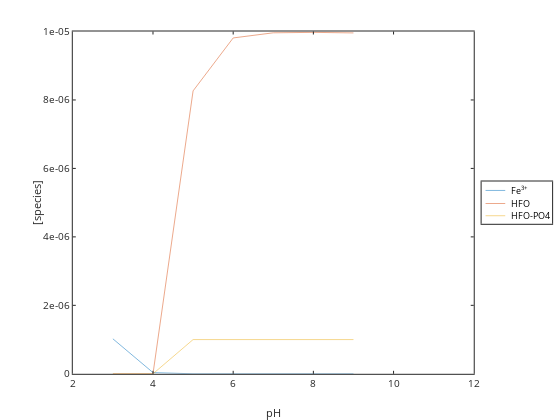

Here is the notebook cell this chart was saved with:
### Code cell
%graphics_toolkit ("notebook"); 
%graphics_toolkit ("gnuplot"); 
%graphics_toolkit ("plotly");

plot(pH,Fep3,pH,HFO,pH,HFOP)
xlabel('pH'); ylabel('[species]'); legend('Fe^{3+}','HFO','HFO-PO4','location','eastoutside')

### Figure 1 — Plotly figure (JSON) as saved in the notebook; plotly's stock layout.template omitted (floating-point values rounded to 4 significant figures)
{"data": [{"line": {"color": "rgb(0,113,188)", "dash": "solid", "width": 0.5}, "marker": {"color": "rgb(0,113,188)", "line": {"color": "rgb(0,113,188)"}, "size": 6, "symbol": "none"}, "mode": "lines", "name": "Fe^{3+}", "showlegend": true, "type": "scatter", "visibility": true, "x": [3, 4, 5, 6, 7, 8, 9, 10, 11], "xaxis": "x", "y": [1.022e-06, 3.573e-08, 7.78e-11, 7.78e-14, 7.78e-17, 7.78e-20, 7.78e-23, null, null], "yaxis": "y"}, {"line": {"color": "rgb(216,82,24)", "dash": "solid", "width": 0.5}, "marker": {"color": "rgb(216,82,24)", "line": {"color": "rgb(216,82,24)"}, "size": 6, "symbol": "none"}, "mode": "lines", "name": "HFO", "showlegend": true, "type": "scatter", "visibility": true, "x": [3, 4, 5, 6, 7, 8, 9, 10, 11], "xaxis": "x", "y": [0, 0, 8.265e-06, 9.812e-06, 9.962e-06, 9.975e-06, 9.959e-06, null, null], "yaxis": "y"}, {"line": {"color": "rgb(236,176,31)", "dash": "solid", "width": 0.5}, "marker": {"color": "rgb(236,176,31)", "line": {"color": "rgb(236,176,31)"}, "size": 6, "symbol": "none"}, "mode": "lines", "name": "HFO-PO4", "showlegend": true, "type": "scatter", "visibility": true, "x": [3, 4, 5, 6, 7, 8, 9, 10, 11], "xaxis": "x", "y": [0, 0, 1e-06, 1e-06, 1e-06, 1e-06, 1e-06, null, null], "yaxis": "y"}, {"hoverinfo": "none", "line": {"color": "rgb(0,113,188)", "dash": "solid", "width": 0.5}, "marker": {"color": "rgb(0,113,188)", "line": {"color": "rgb(0,113,188)"}, "size": 6, "symbol": "none"}, "mode": "lines", "name": "", "showlegend": false, "type": "scatter", "visibility": true, "x": [3, 18], "xaxis": "x2", "y": [6.809, 6.809], "yaxis": "y2"}, {"hoverinfo": "none", "line": {"color": "rgb(216,82,24)", "dash": "solid", "width": 0.5}, "marker": {"color": "rgb(216,82,24)", "line": {"color": "rgb(216,82,24)"}, "size": 6, "symbol": "none"}, "mode": "lines", "name": "", "showlegend": false, "type": "scatter", "visibility": true, "x": [3, 18], "xaxis": "x2", "y": [16.77, 16.77], "yaxis": "y2"}, {"hoverinfo": "none", "line": {"color": "rgb(236,176,31)", "dash": "solid", "width": 0.5}, "marker": {"color": "rgb(236,176,31)", "line": {"color": "rgb(236,176,31)"}, "size": 6, "symbol": "none"}, "mode": "lines", "name": "", "showlegend": false, "type": "scatter", "visibility": true, "x": [3, 18], "xaxis": "x2", "y": [26.07, 26.07], "yaxis": "y2"}], "layout": {"annotations": [{"font": {"color": "rgb(0, 0, 0)", "size": 9}, "showarrow": false, "text": "Fe<sup>3+</sup>", "x": 21, "xanchor": "left", "xref": "x2", "y": 6.809, "yanchor": "middle", "yref": "y2"}, {"font": {"color": "rgb(0, 0, 0)", "size": 9}, "showarrow": false, "text": "HFO", "x": 21, "xanchor": "left", "xref": "x2", "y": 16.77, "yanchor": "middle", "yref": "y2"}, {"font": {"color": "rgb(0, 0, 0)", "size": 9}, "showarrow": false, "text": "HFO-PO4", "x": 21, "xanchor": "left", "xref": "x2", "y": 26.07, "yanchor": "middle", "yref": "y2"}], "height": 420, "hovermode": "closest", "margin": {"b": 0, "l": 0, "r": 0, "t": 0}, "plot_bgcolor": "rgba(0, 0, 0, 0)", "showlegend": false, "width": 560, "xaxis": {"anchor": "y", "autorange": false, "domain": [0.13, 0.846], "exponentformat": "none", "gridcolor": "rgba(38,38,38,0.15)", "gridwidth": 1, "linecolor": "rgb(38,38,38)", "linewidth": 1, "mirror": "ticks", "range": [2, 12], "showgrid": false, "showline": true, "side": "bottom", "spikedash": "solid", "spikemode": "across", "spikesides": false, "spikethickness": 1, "tickangle": 0, "tickcolor": "rgb(38,38,38)", "tickfont": {"color": "rgb(38,38,38)", "size": 10}, "ticklen": 3, "ticks": "inside", "ticktext": ["2", "4", "6", "8", "10", "12"], "tickvals": [2, 4, 6, 8, 10, 12], "title": {"font": {"color": "rgb(38,38,38)", "size": 11}, "text": "pH"}, "type": "linear", "visible": true, "zeroline": false}, "xaxis2": {"anchor": "y2", "autorange": false, "domain": [0.86, 0.9859], "exponentformat": "none", "fixedrange": true, "gridcolor": "rgba(38,38,38,0.15)", "gridwidth": 1, "linecolor": "rgb(38,38,38)", "linewidth": 1, "mirror": true, "range": [0, 53.71], "showgrid": false, "showline": true, "showspikes": false, "side": "bottom", "spikedash": "solid", "spikemode": "across", "spikesides": false, "spikethickness": 1, "tickangle": 0, "tickcolor": "rgb(38,38,38)", "tickfont": {"color": "rgb(38,38,38)", "size": 9}, "ticklen": 3, "ticks": "", "ticktext": [], "tickvals": [], "title": {"font": {"color": "rgb(0, 0, 0)", "size": 9.9}, "text": ""}, "type": "linear", "visible": true, "zeroline": false}, "yaxis": {"anchor": "x", "autorange": false, "domain": [0.11, 0.925], "exponentformat": "none", "gridcolor": "rgba(38,38,38,0.15)", "gridwidth": 1, "linecolor": "rgb(38,38,38)", "linewidth": 1, "mirror": "ticks", "range": [0, 1e-05], "showgrid": false, "showline": true, "side": "left", "spikedash": "solid", "spikemode": "across", "spikesides": false, "spikethickness": 1, "tickangle": 0, "tickcolor": "rgb(38,38,38)", "tickfont": {"color": "rgb(38,38,38)", "size": 10}, "ticklen": 3, "ticks": "inside", "ticktext": ["0", "2e-06", "4e-06", "6e-06", "8e-06", "1e-05"], "tickvals": [0, 2e-06, 4e-06, 6e-06, 8e-06, 1e-05], "title": {"font": {"color": "rgb(38,38,38)", "size": 11}, "text": "[species]"}, "type": "linear", "visible": true, "zeroline": false}, "yaxis2": {"anchor": "x2", "autorange": false, "domain": [0.4671, 0.5679], "exponentformat": "none", "fixedrange": true, "gridcolor": "rgba(38,38,38,0.15)", "gridwidth": 1, "linecolor": "rgb(38,38,38)", "linewidth": 1, "mirror": true, "range": [32.22, 0], "showgrid": false, "showline": true, "showspikes": false, "side": "left", "spikedash": "solid", "spikemode": "across", "spikesides": false, "spikethickness": 1, "tickangle": 0, "tickcolor": "rgb(38,38,38)", "tickfont": {"color": "rgb(38,38,38)", "size": 9}, "ticklen": 3, "ticks": "", "ticktext": [], "tickvals": [], "title": {"font": {"color": "rgb(0, 0, 0)", "size": 9.9}, "text": ""}, "type": "linear", "visible": true, "zeroline": false}}}
